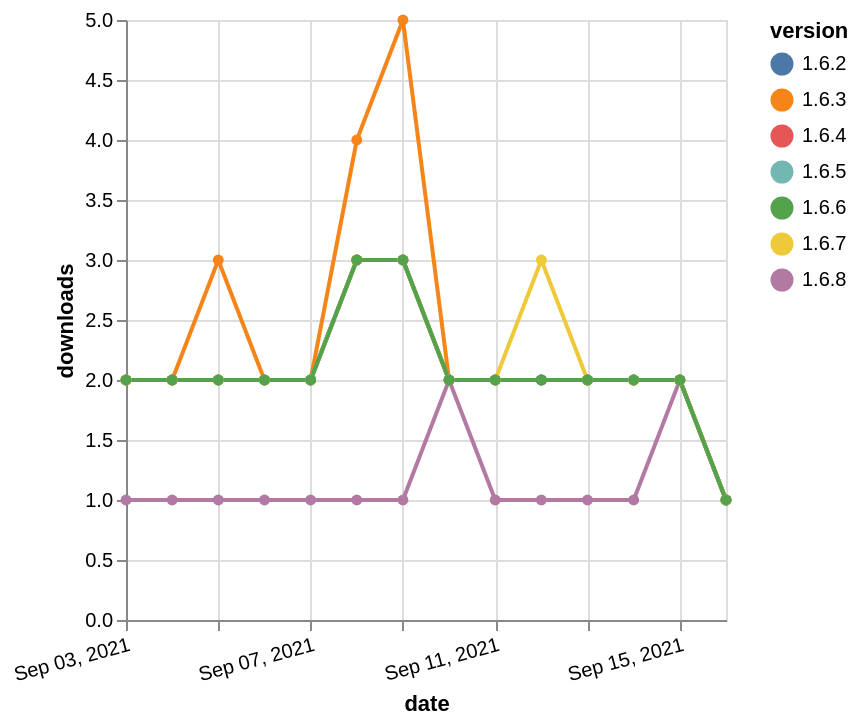

Write a Vega-Lite specification for this figure.
### Vega-Lite specification from a JSON file in a GitHub repository (floating-point values rounded to 4 significant figures)
{"$schema": "https://vega.github.io/schema/vega-lite/v5.json", "description": "A simple bar chart with embedded data.", "data": {"values": [{"date": "2021-09-03", "total": 496, "delta": 1, "version": "1.6.8"}, {"date": "2021-09-04", "total": 497, "delta": 1, "version": "1.6.8"}, {"date": "2021-09-05", "total": 498, "delta": 1, "version": "1.6.8"}, {"date": "2021-09-06", "total": 499, "delta": 1, "version": "1.6.8"}, {"date": "2021-09-07", "total": 500, "delta": 1, "version": "1.6.8"}, {"date": "2021-09-08", "total": 501, "delta": 1, "version": "1.6.8"}, {"date": "2021-09-09", "total": 502, "delta": 1, "version": "1.6.8"}, {"date": "2021-09-10", "total": 504, "delta": 2, "version": "1.6.8"}, {"date": "2021-09-11", "total": 505, "delta": 1, "version": "1.6.8"}, {"date": "2021-09-12", "total": 506, "delta": 1, "version": "1.6.8"}, {"date": "2021-09-13", "total": 507, "delta": 1, "version": "1.6.8"}, {"date": "2021-09-14", "total": 508, "delta": 1, "version": "1.6.8"}, {"date": "2021-09-15", "total": 510, "delta": 2, "version": "1.6.8"}, {"date": "2021-09-16", "total": 511, "delta": 1, "version": "1.6.8"}, {"date": "2021-09-03", "total": 2623, "delta": 2, "version": "1.6.3"}, {"date": "2021-09-04", "total": 2625, "delta": 2, "version": "1.6.3"}, {"date": "2021-09-05", "total": 2628, "delta": 3, "version": "1.6.3"}, {"date": "2021-09-06", "total": 2630, "delta": 2, "version": "1.6.3"}, {"date": "2021-09-07", "total": 2632, "delta": 2, "version": "1.6.3"}, {"date": "2021-09-08", "total": 2636, "delta": 4, "version": "1.6.3"}, {"date": "2021-09-09", "total": 2641, "delta": 5, "version": "1.6.3"}, {"date": "2021-09-10", "total": 2643, "delta": 2, "version": "1.6.3"}, {"date": "2021-09-11", "total": 2645, "delta": 2, "version": "1.6.3"}, {"date": "2021-09-12", "total": 2647, "delta": 2, "version": "1.6.3"}, {"date": "2021-09-13", "total": 2649, "delta": 2, "version": "1.6.3"}, {"date": "2021-09-14", "total": 2651, "delta": 2, "version": "1.6.3"}, {"date": "2021-09-15", "total": 2653, "delta": 2, "version": "1.6.3"}, {"date": "2021-09-16", "total": 2654, "delta": 1, "version": "1.6.3"}, {"date": "2021-09-03", "total": 2258, "delta": 2, "version": "1.6.4"}, {"date": "2021-09-04", "total": 2260, "delta": 2, "version": "1.6.4"}, {"date": "2021-09-05", "total": 2262, "delta": 2, "version": "1.6.4"}, {"date": "2021-09-06", "total": 2264, "delta": 2, "version": "1.6.4"}, {"date": "2021-09-07", "total": 2266, "delta": 2, "version": "1.6.4"}, {"date": "2021-09-08", "total": 2269, "delta": 3, "version": "1.6.4"}, {"date": "2021-09-09", "total": 2272, "delta": 3, "version": "1.6.4"}, {"date": "2021-09-10", "total": 2274, "delta": 2, "version": "1.6.4"}, {"date": "2021-09-11", "total": 2276, "delta": 2, "version": "1.6.4"}, {"date": "2021-09-12", "total": 2278, "delta": 2, "version": "1.6.4"}, {"date": "2021-09-13", "total": 2280, "delta": 2, "version": "1.6.4"}, {"date": "2021-09-14", "total": 2282, "delta": 2, "version": "1.6.4"}, {"date": "2021-09-15", "total": 2284, "delta": 2, "version": "1.6.4"}, {"date": "2021-09-16", "total": 2285, "delta": 1, "version": "1.6.4"}, {"date": "2021-09-03", "total": 2296, "delta": 2, "version": "1.6.5"}, {"date": "2021-09-04", "total": 2298, "delta": 2, "version": "1.6.5"}, {"date": "2021-09-05", "total": 2300, "delta": 2, "version": "1.6.5"}, {"date": "2021-09-06", "total": 2302, "delta": 2, "version": "1.6.5"}, {"date": "2021-09-07", "total": 2304, "delta": 2, "version": "1.6.5"}, {"date": "2021-09-08", "total": 2307, "delta": 3, "version": "1.6.5"}, {"date": "2021-09-09", "total": 2310, "delta": 3, "version": "1.6.5"}, {"date": "2021-09-10", "total": 2312, "delta": 2, "version": "1.6.5"}, {"date": "2021-09-11", "total": 2314, "delta": 2, "version": "1.6.5"}, {"date": "2021-09-12", "total": 2316, "delta": 2, "version": "1.6.5"}, {"date": "2021-09-13", "total": 2318, "delta": 2, "version": "1.6.5"}, {"date": "2021-09-14", "total": 2320, "delta": 2, "version": "1.6.5"}, {"date": "2021-09-15", "total": 2322, "delta": 2, "version": "1.6.5"}, {"date": "2021-09-16", "total": 2323, "delta": 1, "version": "1.6.5"}, {"date": "2021-09-03", "total": 2279, "delta": 2, "version": "1.6.2"}, {"date": "2021-09-04", "total": 2281, "delta": 2, "version": "1.6.2"}, {"date": "2021-09-05", "total": 2283, "delta": 2, "version": "1.6.2"}, {"date": "2021-09-06", "total": 2285, "delta": 2, "version": "1.6.2"}, {"date": "2021-09-07", "total": 2287, "delta": 2, "version": "1.6.2"}, {"date": "2021-09-08", "total": 2290, "delta": 3, "version": "1.6.2"}, {"date": "2021-09-09", "total": 2293, "delta": 3, "version": "1.6.2"}, {"date": "2021-09-10", "total": 2295, "delta": 2, "version": "1.6.2"}, {"date": "2021-09-11", "total": 2297, "delta": 2, "version": "1.6.2"}, {"date": "2021-09-12", "total": 2299, "delta": 2, "version": "1.6.2"}, {"date": "2021-09-13", "total": 2301, "delta": 2, "version": "1.6.2"}, {"date": "2021-09-14", "total": 2303, "delta": 2, "version": "1.6.2"}, {"date": "2021-09-15", "total": 2305, "delta": 2, "version": "1.6.2"}, {"date": "2021-09-16", "total": 2306, "delta": 1, "version": "1.6.2"}, {"date": "2021-09-03", "total": 3069, "delta": 2, "version": "1.6.7"}, {"date": "2021-09-04", "total": 3071, "delta": 2, "version": "1.6.7"}, {"date": "2021-09-05", "total": 3073, "delta": 2, "version": "1.6.7"}, {"date": "2021-09-06", "total": 3075, "delta": 2, "version": "1.6.7"}, {"date": "2021-09-07", "total": 3077, "delta": 2, "version": "1.6.7"}, {"date": "2021-09-08", "total": 3080, "delta": 3, "version": "1.6.7"}, {"date": "2021-09-09", "total": 3083, "delta": 3, "version": "1.6.7"}, {"date": "2021-09-10", "total": 3085, "delta": 2, "version": "1.6.7"}, {"date": "2021-09-11", "total": 3087, "delta": 2, "version": "1.6.7"}, {"date": "2021-09-12", "total": 3090, "delta": 3, "version": "1.6.7"}, {"date": "2021-09-13", "total": 3092, "delta": 2, "version": "1.6.7"}, {"date": "2021-09-14", "total": 3094, "delta": 2, "version": "1.6.7"}, {"date": "2021-09-15", "total": 3096, "delta": 2, "version": "1.6.7"}, {"date": "2021-09-16", "total": 3097, "delta": 1, "version": "1.6.7"}, {"date": "2021-09-03", "total": 2287, "delta": 2, "version": "1.6.6"}, {"date": "2021-09-04", "total": 2289, "delta": 2, "version": "1.6.6"}, {"date": "2021-09-05", "total": 2291, "delta": 2, "version": "1.6.6"}, {"date": "2021-09-06", "total": 2293, "delta": 2, "version": "1.6.6"}, {"date": "2021-09-07", "total": 2295, "delta": 2, "version": "1.6.6"}, {"date": "2021-09-08", "total": 2298, "delta": 3, "version": "1.6.6"}, {"date": "2021-09-09", "total": 2301, "delta": 3, "version": "1.6.6"}, {"date": "2021-09-10", "total": 2303, "delta": 2, "version": "1.6.6"}, {"date": "2021-09-11", "total": 2305, "delta": 2, "version": "1.6.6"}, {"date": "2021-09-12", "total": 2307, "delta": 2, "version": "1.6.6"}, {"date": "2021-09-13", "total": 2309, "delta": 2, "version": "1.6.6"}, {"date": "2021-09-14", "total": 2311, "delta": 2, "version": "1.6.6"}, {"date": "2021-09-15", "total": 2313, "delta": 2, "version": "1.6.6"}, {"date": "2021-09-16", "total": 2314, "delta": 1, "version": "1.6.6"}]}, "width": "container", "mark": {"type": "line", "point": {"filled": true}}, "encoding": {"x": {"field": "date", "type": "temporal", "timeUnit": "yearmonthdate", "title": "date", "axis": {"labelAngle": -15}}, "y": {"field": "delta", "type": "quantitative", "title": "downloads"}, "color": {"field": "version", "type": "nominal"}, "tooltip": {"field": "delta"}}}
